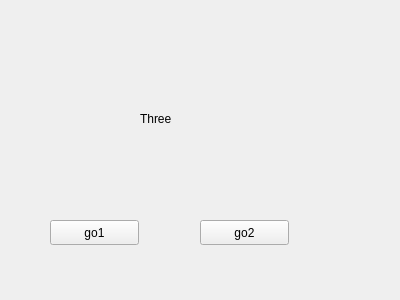
<?xml version="1.0" encoding="UTF-8"?>
<ui version="4.0">
 <class>ThreeForm</class>
 <widget class="QWidget" name="ThreeForm">
  <property name="geometry">
   <rect>
    <x>0</x>
    <y>0</y>
    <width>400</width>
    <height>300</height>
   </rect>
  </property>
  <property name="windowTitle">
   <string>Form</string>
  </property>
  <widget class="QLabel" name="label">
   <property name="geometry">
    <rect>
     <x>140</x>
     <y>110</y>
     <width>67</width>
     <height>17</height>
    </rect>
   </property>
   <property name="text">
    <string>Three</string>
   </property>
  </widget>
  <widget class="QPushButton" name="btn_go1">
   <property name="geometry">
    <rect>
     <x>50</x>
     <y>220</y>
     <width>89</width>
     <height>25</height>
    </rect>
   </property>
   <property name="text">
    <string>go1</string>
   </property>
  </widget>
  <widget class="QPushButton" name="btn_go2">
   <property name="geometry">
    <rect>
     <x>200</x>
     <y>220</y>
     <width>89</width>
     <height>25</height>
    </rect>
   </property>
   <property name="text">
    <string>go2</string>
   </property>
  </widget>
 </widget>
 <resources/>
 <connections/>
</ui>
